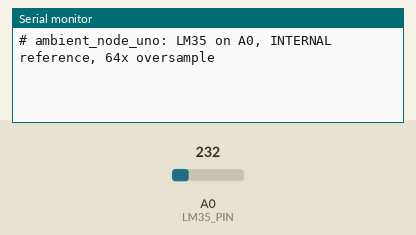
Simulated run of this sketch. Board: Arduino Uno, built with avr-gcc and run on an emulated ATmega328P. Shown: the last lines printed to the serial monitor. Inputs (shaded band) come from the test bench; at power-on: A0 (LM35_PIN) = 232.

Above: at 1.3 s.
1.4 s: A0 (LM35_PIN) set to 250
At 3.6 s:
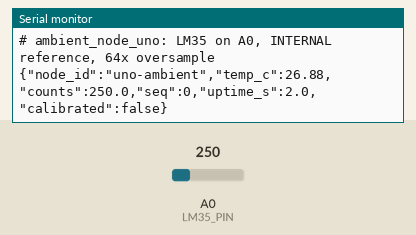
4.4 s: A0 (LM35_PIN) set to 266
At 6.6 s:
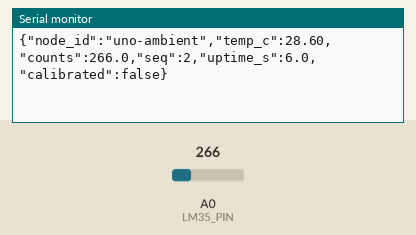

Measured:
- after the input at 1.4 s, the serial monitor: prints a new line after 0.74 s (image 1)
- after the input at 4.4 s, the serial monitor: prints a new line after 1.7 s (image 2)

The sketch:

ambient_node_uno.ino
```cpp
/*
 * ambient_node_uno.ino
 * --------------------
 * FeelsLike wired ambient-reference node: Arduino Uno + LM35.
 *
 * WHAT IT IS. A sensor-only node that measures the ROOM air around the
 * shoebox rig and streams it over USB serial. scripts/serial_bridge.py reads
 * each line and forwards it to the gateway. It never receives commands and
 * drives nothing, so it adds no actuation path and needs no watchdog.
 *
 * WHY WIRED. The ESP32 rig talks Wi-Fi/HTTP. This node talks a plain wired
 * serial link - the same shape as the RS-485/Modbus sensor buses real
 * buildings use - and reaches the same server-side seam.
 *
 * WIRE PROTOCOL (one JSON object per line, 115200 baud):
 *   {"node_id":"uno-ambient","temp_c":30.52,"counts":284.1,"seq":12,"uptime_s":24.0,"calibrated":false}
 *   {"node_id":"uno-ambient","fault":"sensor_open_or_short","counts":0.0,"seq":13,"uptime_s":26.0}
 * Lines starting with '#' are human-readable logs; the bridge ignores them.
 *
 * LM35 WIRING (flat face toward you, legs pointing down):
 *   left  = +Vs  -> Uno 5V
 *   middle = Vout -> Uno A0
 *   right = GND  -> Uno GND
 *
 * ACCURACY - read before trusting the number.
 *  - Reference: INTERNAL (~1.1 V on the ATmega328P) gives ~0.11 degC per ADC
 *    step for the LM35's 10 mV/degC, vs ~0.49 degC on the default 5 V
 *    reference, and it does not move with the USB supply voltage.
 *  - But the internal reference is only 1.0-1.2 V chip to chip: up to +/-10 %
 *    gain error, about +/-3 degC at 30 degC. This node MUST be cross-
 *    calibrated against the DHT22 (both sensors side by side, settled) before
 *    its readings are used. VREF_V below is the one knob that absorbs it.
 *  - 64-sample oversampling averages ADC noise between steps.
 *  - A disconnected A0 floats and can read plausible nonsense. The rail check
 *    below catches open/shorted wiring at the extremes, not every fault.
 */

const char NODE_ID[] = "uno-ambient";
const uint8_t LM35_PIN = A0;
const unsigned long PERIOD_MS = 2000UL;
const uint8_t OVERSAMPLE = 64;

// Nominal 1.1 V. After cross-calibration against the DHT22, set this to the
// value that makes the two sensors agree (hardware/README.md, ambient node).
const float VREF_V = 1.100;

// Flip to true ONLY after setting VREF_V from scripts/crosscal_ambient. Every
// reading carries it, and the dashboard labels the room temperature
// "uncalibrated" until it is true.
const bool CROSS_CALIBRATED = false;

unsigned long seq = 0;
unsigned long lastMs = 0;

void setup() {
  Serial.begin(115200);
  analogReference(INTERNAL);
  // The first conversions after switching reference are wrong: discard them.
  for (int i = 0; i < 10; i++) { analogRead(LM35_PIN); delay(10); }
  Serial.println(F("# ambient_node_uno: LM35 on A0, INTERNAL reference, 64x oversample"));
}

void loop() {
  unsigned long now = millis();
  if (now - lastMs < PERIOD_MS) return;
  lastMs = now;

  unsigned long sum = 0;
  for (uint8_t i = 0; i < OVERSAMPLE; i++) { sum += analogRead(LM35_PIN); delay(2); }
  float counts = (float)sum / OVERSAMPLE;

  Serial.print(F("{\"node_id\":\""));
  Serial.print(NODE_ID);
  Serial.print(F("\","));
  // Below ~2 degC or at full scale is not a room: report a fault, not a number.
  if (counts < 18.0 || counts > 1020.0) {
    Serial.print(F("\"fault\":\"sensor_open_or_short\","));
  } else {
    float tempC = counts * VREF_V / 1023.0 * 100.0;
    Serial.print(F("\"temp_c\":"));
    Serial.print(tempC, 2);
    Serial.print(F(","));
  }
  Serial.print(F("\"counts\":"));
  Serial.print(counts, 1);
  Serial.print(F(",\"seq\":"));
  Serial.print(seq++);
  Serial.print(F(",\"uptime_s\":"));
  Serial.print(now / 1000.0, 1);
  Serial.print(CROSS_CALIBRATED ? F(",\"calibrated\":true") : F(",\"calibrated\":false"));
  Serial.println(F("}"));
}
```
